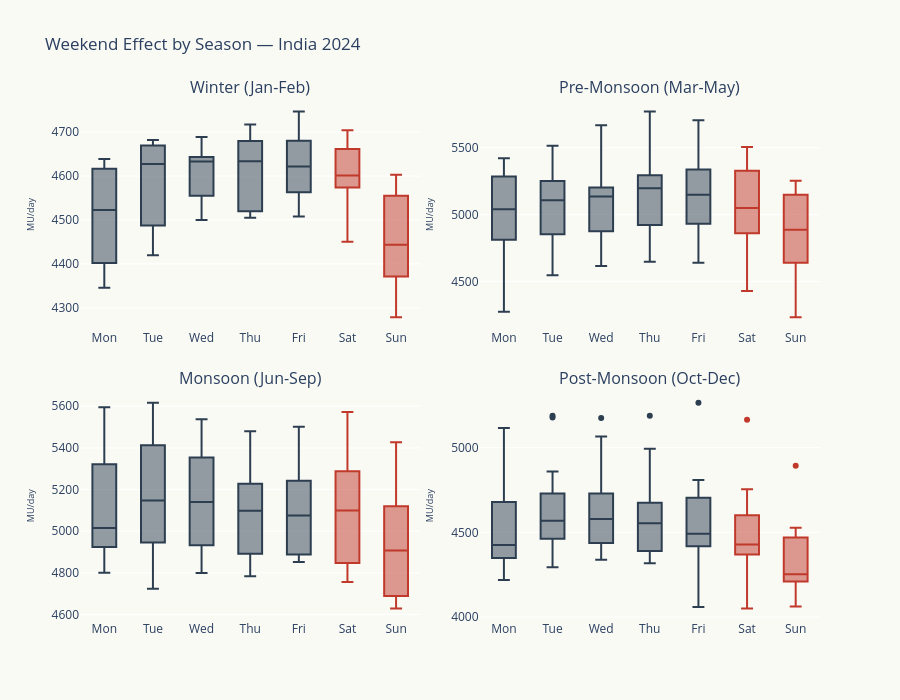

Here is the notebook cell this chart was saved with:
### Markdown cell above
## 3. Does the Weekend Effect Vary by Season?

### Code cell
seasons = {
    'Winter\n(Jan-Feb)': [1, 2],
    'Pre-Monsoon\n(Mar-May)': [3, 4, 5],
    'Monsoon\n(Jun-Sep)': [6, 7, 8, 9],
    'Post-Monsoon\n(Oct-Dec)': [10, 11, 12],
}

fig = make_subplots(rows=2, cols=2, subplot_titles=list(seasons.keys()),
                    vertical_spacing=0.12, horizontal_spacing=0.08)

for i, (name, months) in enumerate(seasons.items()):
    row, col = (i // 2) + 1, (i % 2) + 1
    mask = df24['month'].isin(months)
    season_data = df24[mask]
    
    for j, day in enumerate(dow_order):
        day_mask = season_data['dow_name'] == day
        color = '#C0392B' if day in ['Sat', 'Sun'] else '#2C3E50'
        fig.add_trace(go.Box(
            y=season_data[day_mask]['total'],
            name=day, marker_color=color,
            showlegend=False,
            hovertemplate='%{y:.0f} MU<extra></extra>',
        ), row=row, col=col)
    fig.update_yaxes(title_text='MU/day', title_font_size=9, row=row, col=col)

fig.update_layout(
    title='Weekend Effect by Season — India 2024',
    height=700, plot_bgcolor='#FAFAF5', paper_bgcolor='#FAFAF5',
)
fig.show()

# Quantify
print('Weekend dip by season:')
for name, months in seasons.items():
    mask = df24['month'].isin(months)
    wd = df24[mask & ~df24['is_weekend']]['total'].mean()
    we = df24[mask & df24['is_weekend']]['total'].mean()
    pct = (we/wd - 1) * 100
    print(f'  {name.replace(chr(10), " "):25s}: weekday {wd:.0f}, weekend {we:.0f} ({pct:+.1f}%)')

### Figure 1 — Plotly figure (JSON) as saved in the notebook; plotly's stock layout.template omitted (floating-point values rounded to 4 significant figures)
{"data": [{"hovertemplate": "%{y:.0f} MU<extra></extra>", "marker": {"color": "#2C3E50"}, "name": "Mon", "showlegend": false, "type": "box", "xaxis": "x", "y": [4345.0, 4399.0, 4402.0, 4634.0, 4639.0, 4495.0, 4579.0, 4523.0, 4611.0], "yaxis": "y"}, {"hovertemplate": "%{y:.0f} MU<extra></extra>", "marker": {"color": "#2C3E50"}, "name": "Tue", "showlegend": false, "type": "box", "xaxis": "x", "y": [4419.0, 4439.0, 4503.0, 4682.0, 4665.0, 4615.0, 4682.0, 4636.0, 4628.0], "yaxis": "y"}, {"hovertemplate": "%{y:.0f} MU<extra></extra>", "marker": {"color": "#2C3E50"}, "name": "Wed", "showlegend": false, "type": "box", "xaxis": "x", "y": [4509.0, 4500.0, 4570.0, 4689.0, 4633.0, 4632.0, 4644.0, 4643.0, 4639.0], "yaxis": "y"}, {"hovertemplate": "%{y:.0f} MU<extra></extra>", "marker": {"color": "#2C3E50"}, "name": "Thu", "showlegend": false, "type": "box", "xaxis": "x", "y": [4512.0, 4522.0, 4634.0, 4717.0, 4505.0, 4618.0, 4642.0, 4676.0, 4692.0], "yaxis": "y"}, {"hovertemplate": "%{y:.0f} MU<extra></extra>", "marker": {"color": "#2C3E50"}, "name": "Fri", "showlegend": false, "type": "box", "xaxis": "x", "y": [4508.0, 4603.0, 4687.0, 4531.0, 4595.0, 4640.0, 4673.0, 4747.0], "yaxis": "y"}, {"hovertemplate": "%{y:.0f} MU<extra></extra>", "marker": {"color": "#C0392B"}, "name": "Sat", "showlegend": false, "type": "box", "xaxis": "x", "y": [4450.0, 4573.0, 4686.0, 4575.0, 4583.0, 4619.0, 4637.0, 4704.0], "yaxis": "y"}, {"hovertemplate": "%{y:.0f} MU<extra></extra>", "marker": {"color": "#C0392B"}, "name": "Sun", "showlegend": false, "type": "box", "xaxis": "x", "y": [4278.0, 4361.0, 4591.0, 4603.0, 4381.0, 4455.0, 4432.0, 4519.0], "yaxis": "y"}, {"hovertemplate": "%{y:.0f} MU<extra></extra>", "marker": {"color": "#2C3E50"}, "name": "Mon", "showlegend": false, "type": "box", "xaxis": "x2", "y": [4463.0, 4766.0, 4827.0, 4274.0, 4829.0, 4960.0, 5039.0, 5114.0, 5320.0, 5421.0, 5042.0, 5271.0, 5378.0], "yaxis": "y2"}, {"hovertemplate": "%{y:.0f} MU<extra></extra>", "marker": {"color": "#2C3E50"}, "name": "Tue", "showlegend": false, "type": "box", "xaxis": "x2", "y": [4578.0, 4858.0, 4834.0, 4546.0, 4936.0, 4971.0, 5142.0, 5106.0, 5383.0, 5215.0, 5126.0, 5358.0, 5515.0], "yaxis": "y2"}, {"hovertemplate": "%{y:.0f} MU<extra></extra>", "marker": {"color": "#2C3E50"}, "name": "Wed", "showlegend": false, "type": "box", "xaxis": "x2", "y": [4617.0, 4882.0, 4715.0, 4855.0, 5044.0, 5017.0, 5135.0, 5147.0, 5138.0, 5189.0, 5238.0, 5471.0, 5668.0], "yaxis": "y2"}, {"hovertemplate": "%{y:.0f} MU<extra></extra>", "marker": {"color": "#2C3E50"}, "name": "Thu", "showlegend": false, "type": "box", "xaxis": "x2", "y": [4647.0, 4905.0, 4708.0, 5009.0, 5104.0, 4927.0, 5197.0, 5296.0, 5243.0, 5225.0, 5293.0, 5468.0, 5770.0], "yaxis": "y2"}, {"hovertemplate": "%{y:.0f} MU<extra></extra>", "marker": {"color": "#2C3E50"}, "name": "Fri", "showlegend": false, "type": "box", "xaxis": "x2", "y": [4639.0, 4677.0, 4934.0, 4813.0, 5041.0, 5152.0, 4931.0, 5145.0, 5282.0, 5344.0, 5187.0, 5337.0, 5577.0, 5704.0], "yaxis": "y2"}, {"hovertemplate": "%{y:.0f} MU<extra></extra>", "marker": {"color": "#C0392B"}, "name": "Sat", "showlegend": false, "type": "box", "xaxis": "x2", "y": [4429.0, 4690.0, 4878.0, 4825.0, 4983.0, 5126.0, 4872.0, 5145.0, 5313.0, 5398.0, 5049.0, 5372.0, 5505.0], "yaxis": "y2"}, {"hovertemplate": "%{y:.0f} MU<extra></extra>", "marker": {"color": "#C0392B"}, "name": "Sun", "showlegend": false, "type": "box", "xaxis": "x2", "y": [4232.0, 4572.0, 4658.0, 4588.0, 4765.0, 4887.0, 4720.0, 4969.0, 5144.0, 5242.0, 4935.0, 5159.0, 5252.0], "yaxis": "y2"}, {"hovertemplate": "%{y:.0f} MU<extra></extra>", "marker": {"color": "#2C3E50"}, "name": "Mon", "showlegend": false, "type": "box", "xaxis": "x3", "y": [5404.0, 5322.0, 5595.0, 5365.0, 4938.0, 4989.0, 5179.0, 5206.0, 5299.0, 4938.0, 4854.0, 4924.0, 4800.0, 4885.0, 4919.0, 4933.0, 5364.0, 5041.0], "yaxis": "y3"}, {"hovertemplate": "%{y:.0f} MU<extra></extra>", "marker": {"color": "#2C3E50"}, "name": "Tue", "showlegend": false, "type": "box", "xaxis": "x3", "y": [5478.0, 5442.0, 5617.0, 5466.0, 4949.0, 5148.0, 5270.0, 5221.0, 5402.0, 5012.0, 5032.0, 4913.0, 4723.0, 4926.0, 4966.0, 4934.0, 5380.0], "yaxis": "y3"}, {"hovertemplate": "%{y:.0f} MU<extra></extra>", "marker": {"color": "#2C3E50"}, "name": "Wed", "showlegend": false, "type": "box", "xaxis": "x3", "y": [5421.0, 5461.0, 5537.0, 5391.0, 4934.0, 5230.0, 5242.0, 5124.0, 5341.0, 4897.0, 5141.0, 5063.0, 4803.0, 4800.0, 4931.0, 5004.0, 5260.0], "yaxis": "y3"}, {"hovertemplate": "%{y:.0f} MU<extra></extra>", "marker": {"color": "#2C3E50"}, "name": "Thu", "showlegend": false, "type": "box", "xaxis": "x3", "y": [5182.0, 5479.0, 5296.0, 5209.0, 4905.0, 5322.0, 5283.0, 5098.0, 4929.0, 4895.0, 4864.0, 5122.0, 4784.0, 4843.0, 4882.0, 5156.0, 5016.0], "yaxis": "y3"}, {"hovertemplate": "%{y:.0f} MU<extra></extra>", "marker": {"color": "#2C3E50"}, "name": "Fri", "showlegend": false, "type": "box", "xaxis": "x3", "y": [5315.0, 5501.0, 5353.0, 5179.0, 4944.0, 5177.0, 5219.0, 5130.0, 4852.0, 4979.0, 5075.0, 5055.0, 4866.0, 4890.0, 4886.0, 5312.0, 4854.0], "yaxis": "y3"}, {"hovertemplate": "%{y:.0f} MU<extra></extra>", "marker": {"color": "#C0392B"}, "name": "Sat", "showlegend": false, "type": "box", "xaxis": "x3", "y": [5572.0, 5288.0, 5529.0, 5361.0, 5150.0, 4756.0, 5094.0, 5220.0, 5135.0, 4800.0, 4943.0, 5106.0, 4944.0, 4893.0, 4806.0, 4847.0, 5306.0, 4788.0], "yaxis": "y3"}, {"hovertemplate": "%{y:.0f} MU<extra></extra>", "marker": {"color": "#C0392B"}, "name": "Sun", "showlegend": false, "type": "box", "xaxis": "x3", "y": [5265.0, 5119.0, 5427.0, 5189.0, 4875.0, 4644.0, 5021.0, 5092.0, 5067.0, 4670.0, 4629.0, 4940.0, 4695.0, 4689.0, 4680.0, 4749.0, 5194.0, 4743.0], "yaxis": "y3"}, {"hovertemplate": "%{y:.0f} MU<extra></extra>", "marker": {"color": "#2C3E50"}, "name": "Mon", "showlegend": false, "type": "box", "xaxis": "x4", "y": [5115.0, 4703.0, 4672.0, 4763.0, 4333.0, 4598.0, 4347.0, 4349.0, 4219.0, 4398.0, 4425.0, 4555.0, 4410.0], "yaxis": "y4"}, {"hovertemplate": "%{y:.0f} MU<extra></extra>", "marker": {"color": "#2C3E50"}, "name": "Tue", "showlegend": false, "type": "box", "xaxis": "x4", "y": [5188.0, 5177.0, 4730.0, 4721.0, 4859.0, 4469.0, 4633.0, 4386.0, 4361.0, 4295.0, 4462.0, 4540.0, 4599.0, 4469.0], "yaxis": "y4"}, {"hovertemplate": "%{y:.0f} MU<extra></extra>", "marker": {"color": "#2C3E50"}, "name": "Wed", "showlegend": false, "type": "box", "xaxis": "x4", "y": [5065.0, 5174.0, 4699.0, 4715.0, 4774.0, 4559.0, 4578.0, 4339.0, 4342.0, 4360.0, 4463.0, 4647.0, 4553.0], "yaxis": "y4"}, {"hovertemplate": "%{y:.0f} MU<extra></extra>", "marker": {"color": "#2C3E50"}, "name": "Thu", "showlegend": false, "type": "box", "xaxis": "x4", "y": [5188.0, 4993.0, 4739.0, 4654.0, 4318.0, 4575.0, 4554.0, 4381.0, 4344.0, 4393.0, 4430.0, 4607.0, 4543.0], "yaxis": "y4"}, {"hovertemplate": "%{y:.0f} MU<extra></extra>", "marker": {"color": "#2C3E50"}, "name": "Fri", "showlegend": false, "type": "box", "xaxis": "x4", "y": [5265.0, 4806.0, 4809.0, 4590.0, 4061.0, 4596.0, 4492.0, 4397.0, 4395.0, 4462.0, 4431.0, 4669.0, 4426.0], "yaxis": "y4"}, {"hovertemplate": "%{y:.0f} MU<extra></extra>", "marker": {"color": "#C0392B"}, "name": "Sat", "showlegend": false, "type": "box", "xaxis": "x4", "y": [5163.0, 4513.0, 4754.0, 4587.0, 4051.0, 4600.0, 4396.0, 4393.0, 4298.0, 4428.0, 4403.0, 4605.0, 4250.0], "yaxis": "y4"}, {"hovertemplate": "%{y:.0f} MU<extra></extra>", "marker": {"color": "#C0392B"}, "name": "Sun", "showlegend": false, "type": "box", "xaxis": "x4", "y": [4892.0, 4452.0, 4527.0, 4523.0, 4068.0, 4434.0, 4214.0, 4236.0, 4062.0, 4249.0, 4254.0, 4442.0, 4197.0], "yaxis": "y4"}], "layout": {"annotations": [{"font": {"size": 16}, "showarrow": false, "text": "Winter\n(Jan-Feb)", "x": 0.23, "xanchor": "center", "xref": "paper", "y": 1, "yanchor": "bottom", "yref": "paper"}, {"font": {"size": 16}, "showarrow": false, "text": "Pre-Monsoon\n(Mar-May)", "x": 0.77, "xanchor": "center", "xref": "paper", "y": 1, "yanchor": "bottom", "yref": "paper"}, {"font": {"size": 16}, "showarrow": false, "text": "Monsoon\n(Jun-Sep)", "x": 0.23, "xanchor": "center", "xref": "paper", "y": 0.44, "yanchor": "bottom", "yref": "paper"}, {"font": {"size": 16}, "showarrow": false, "text": "Post-Monsoon\n(Oct-Dec)", "x": 0.77, "xanchor": "center", "xref": "paper", "y": 0.44, "yanchor": "bottom", "yref": "paper"}], "height": 700, "paper_bgcolor": "#FAFAF5", "plot_bgcolor": "#FAFAF5", "title": {"text": "Weekend Effect by Season — India 2024"}, "xaxis": {"anchor": "y", "domain": [0, 0.46]}, "xaxis2": {"anchor": "y2", "domain": [0.54, 1]}, "xaxis3": {"anchor": "y3", "domain": [0, 0.46]}, "xaxis4": {"anchor": "y4", "domain": [0.54, 1]}, "yaxis": {"anchor": "x", "domain": [0.56, 1], "title": {"font": {"size": 9}, "text": "MU/day"}}, "yaxis2": {"anchor": "x2", "domain": [0.56, 1], "title": {"font": {"size": 9}, "text": "MU/day"}}, "yaxis3": {"anchor": "x3", "domain": [0, 0.44], "title": {"font": {"size": 9}, "text": "MU/day"}}, "yaxis4": {"anchor": "x4", "domain": [0, 0.44], "title": {"font": {"size": 9}, "text": "MU/day"}}}}
